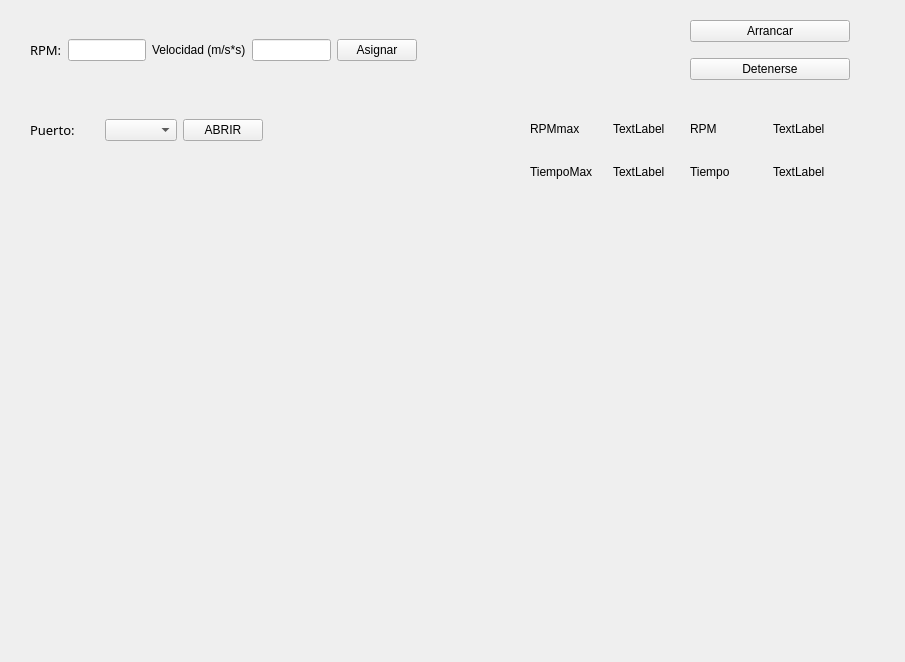
<?xml version="1.0" encoding="UTF-8"?>
<ui version="4.0">
 <class>Widget</class>
 <widget class="QWidget" name="Widget">
  <property name="geometry">
   <rect>
    <x>0</x>
    <y>0</y>
    <width>905</width>
    <height>662</height>
   </rect>
  </property>
  <property name="windowTitle">
   <string>Widget</string>
  </property>
  <widget class="QCustomPlot" name="customPlot" native="true">
   <property name="geometry">
    <rect>
     <x>60</x>
     <y>280</y>
     <width>741</width>
     <height>321</height>
    </rect>
   </property>
  </widget>
  <widget class="QWidget" name="horizontalLayoutWidget">
   <property name="geometry">
    <rect>
     <x>30</x>
     <y>90</y>
     <width>233</width>
     <height>80</height>
    </rect>
   </property>
   <layout class="QHBoxLayout" name="horizontalLayout">
    <item>
     <widget class="QLabel" name="label">
      <property name="font">
       <font>
        <family>Siemens Sans</family>
        <pointsize>10</pointsize>
       </font>
      </property>
      <property name="text">
       <string>Puerto:</string>
      </property>
      <property name="textFormat">
       <enum>Qt::MarkdownText</enum>
      </property>
     </widget>
    </item>
    <item>
     <widget class="QComboBox" name="Puertos"/>
    </item>
    <item>
     <widget class="QPushButton" name="ABRIR">
      <property name="text">
       <string>ABRIR</string>
      </property>
     </widget>
    </item>
   </layout>
  </widget>
  <widget class="QWidget" name="horizontalLayoutWidget_2">
   <property name="geometry">
    <rect>
     <x>30</x>
     <y>10</y>
     <width>387</width>
     <height>80</height>
    </rect>
   </property>
   <layout class="QHBoxLayout" name="horizontalLayout_2">
    <item>
     <widget class="QLabel" name="label_2">
      <property name="font">
       <font>
        <family>Siemens Sans</family>
        <pointsize>10</pointsize>
       </font>
      </property>
      <property name="text">
       <string>RPM:</string>
      </property>
     </widget>
    </item>
    <item>
     <widget class="QLineEdit" name="RPM"/>
    </item>
    <item>
     <widget class="QLabel" name="label_3">
      <property name="text">
       <string>Velocidad (m/s*s)</string>
      </property>
     </widget>
    </item>
    <item>
     <widget class="QLineEdit" name="lineEdit_2"/>
    </item>
    <item>
     <widget class="QPushButton" name="ASIGNAR">
      <property name="text">
       <string>Asignar</string>
      </property>
     </widget>
    </item>
   </layout>
  </widget>
  <widget class="QWidget" name="verticalLayoutWidget">
   <property name="geometry">
    <rect>
     <x>690</x>
     <y>10</y>
     <width>160</width>
     <height>80</height>
    </rect>
   </property>
   <layout class="QVBoxLayout" name="verticalLayout">
    <item>
     <widget class="QPushButton" name="ARRANCAR">
      <property name="text">
       <string>Arrancar</string>
      </property>
     </widget>
    </item>
    <item>
     <widget class="QPushButton" name="DETENERSE">
      <property name="text">
       <string>Detenerse</string>
      </property>
     </widget>
    </item>
   </layout>
  </widget>
  <widget class="QWidget" name="gridLayoutWidget">
   <property name="geometry">
    <rect>
     <x>690</x>
     <y>110</y>
     <width>160</width>
     <height>80</height>
    </rect>
   </property>
   <layout class="QGridLayout" name="gridLayout">
    <item row="1" column="0">
     <widget class="QLabel" name="label_4">
      <property name="text">
       <string>Tiempo</string>
      </property>
     </widget>
    </item>
    <item row="0" column="0">
     <widget class="QLabel" name="label_5">
      <property name="text">
       <string>RPM</string>
      </property>
     </widget>
    </item>
    <item row="0" column="1">
     <widget class="QLabel" name="rpmdat">
      <property name="text">
       <string>TextLabel</string>
      </property>
     </widget>
    </item>
    <item row="1" column="1">
     <widget class="QLabel" name="segdat">
      <property name="text">
       <string>TextLabel</string>
      </property>
     </widget>
    </item>
   </layout>
  </widget>
  <widget class="QWidget" name="gridLayoutWidget_2">
   <property name="geometry">
    <rect>
     <x>530</x>
     <y>110</y>
     <width>160</width>
     <height>80</height>
    </rect>
   </property>
   <layout class="QGridLayout" name="gridLayout_2">
    <item row="1" column="0">
     <widget class="QLabel" name="label_7">
      <property name="text">
       <string>TiempoMax</string>
      </property>
     </widget>
    </item>
    <item row="0" column="1">
     <widget class="QLabel" name="rpmmax">
      <property name="text">
       <string>TextLabel</string>
      </property>
     </widget>
    </item>
    <item row="1" column="1">
     <widget class="QLabel" name="segmax">
      <property name="text">
       <string>TextLabel</string>
      </property>
     </widget>
    </item>
    <item row="0" column="0">
     <widget class="QLabel" name="label_6">
      <property name="text">
       <string>RPMmax</string>
      </property>
     </widget>
    </item>
   </layout>
  </widget>
 </widget>
 <customwidgets>
  <customwidget>
   <class>QCustomPlot</class>
   <extends>QWidget</extends>
   <header>../../qcustomplot.h</header>
   <container>1</container>
  </customwidget>
 </customwidgets>
 <resources/>
 <connections/>
</ui>
